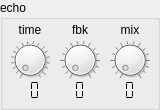
   <widget class="QGroupBox" name="echoBox">
    <property name="geometry">
     <rect>
      <x>170</x>
      <y>380</y>
      <width>160</width>
      <height>110</height>
     </rect>
    </property>
    <property name="title">
     <string>echo</string>
    </property>
    <widget class="QLabel" name="echoTimeLabel">
     <property name="geometry">
      <rect>
       <x>10</x>
       <y>20</y>
       <width>40</width>
       <height>20</height>
      </rect>
     </property>
     <property name="text">
      <string>time</string>
     </property>
     <property name="alignment">
      <set>Qt::AlignCenter</set>
     </property>
     <property name="wordWrap">
      <bool>false</bool>
     </property>
    </widget>
    <widget class="QDial" name="echoTimeKnob">
     <property name="geometry">
      <rect>
       <x>10</x>
       <y>40</y>
       <width>40</width>
       <height>40</height>
      </rect>
     </property>
     <property name="maximum">
      <number>255</number>
     </property>
     <property name="pageStep">
      <number>16</number>
     </property>
     <property name="notchTarget">
      <double>15.000000000000000</double>
     </property>
     <property name="notchesVisible">
      <bool>true</bool>
     </property>
    </widget>
    <widget class="QLCDNumber" name="echoTimeDisplay">
     <property name="geometry">
      <rect>
       <x>20</x>
       <y>80</y>
       <width>21</width>
       <height>21</height>
      </rect>
     </property>
     <property name="frameShape">
      <enum>QFrame::NoFrame</enum>
     </property>
     <property name="numDigits">
      <number>2</number>
     </property>
     <property name="mode">
      <enum>QLCDNumber::Hex</enum>
     </property>
     <property name="segmentStyle">
      <enum>QLCDNumber::Flat</enum>
     </property>
    </widget>
    <widget class="QLabel" name="echoFbkLabel">
     <property name="geometry">
      <rect>
       <x>60</x>
       <y>20</y>
       <width>40</width>
       <height>20</height>
      </rect>
     </property>
     <property name="text">
      <string>fbk</string>
     </property>
     <property name="alignment">
      <set>Qt::AlignCenter</set>
     </property>
     <property name="wordWrap">
      <bool>false</bool>
     </property>
    </widget>
    <widget class="QDial" name="echoFbkKnob">
     <property name="geometry">
      <rect>
       <x>60</x>
       <y>40</y>
       <width>40</width>
       <height>40</height>
      </rect>
     </property>
     <property name="maximum">
      <number>15</number>
     </property>
     <property name="pageStep">
      <number>3</number>
     </property>
     <property name="notchTarget">
      <double>3.000000000000000</double>
     </property>
     <property name="notchesVisible">
      <bool>true</bool>
     </property>
    </widget>
    <widget class="QLCDNumber" name="echoFbkDisplay">
     <property name="geometry">
      <rect>
       <x>70</x>
       <y>80</y>
       <width>21</width>
       <height>21</height>
      </rect>
     </property>
     <property name="frameShape">
      <enum>QFrame::NoFrame</enum>
     </property>
     <property name="numDigits">
      <number>1</number>
     </property>
     <property name="mode">
      <enum>QLCDNumber::Hex</enum>
     </property>
     <property name="segmentStyle">
      <enum>QLCDNumber::Flat</enum>
     </property>
    </widget>
    <widget class="QLabel" name="echoMixLabel">
     <property name="geometry">
      <rect>
       <x>110</x>
       <y>20</y>
       <width>40</width>
       <height>20</height>
      </rect>
     </property>
     <property name="text">
      <string>mix</string>
     </property>
     <property name="alignment">
      <set>Qt::AlignCenter</set>
     </property>
     <property name="wordWrap">
      <bool>false</bool>
     </property>
    </widget>
    <widget class="QDial" name="echoMixKnob">
     <property name="geometry">
      <rect>
       <x>110</x>
       <y>40</y>
       <width>40</width>
       <height>40</height>
      </rect>
     </property>
     <property name="maximum">
      <number>15</number>
     </property>
     <property name="pageStep">
      <number>3</number>
     </property>
     <property name="notchTarget">
      <double>3.000000000000000</double>
     </property>
     <property name="notchesVisible">
      <bool>true</bool>
     </property>
    </widget>
    <widget class="QLCDNumber" name="echoMixDisplay">
     <property name="geometry">
      <rect>
       <x>120</x>
       <y>80</y>
       <width>21</width>
       <height>21</height>
      </rect>
     </property>
     <property name="frameShape">
      <enum>QFrame::NoFrame</enum>
     </property>
     <property name="numDigits">
      <number>1</number>
     </property>
     <property name="mode">
      <enum>QLCDNumber::Hex</enum>
     </property>
     <property name="segmentStyle">
      <enum>QLCDNumber::Flat</enum>
     </property>
    </widget>
   </widget>
